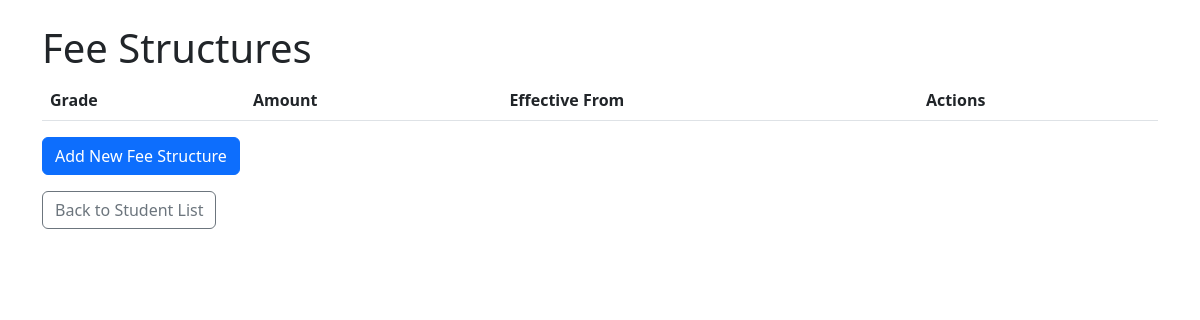
Page /books/fee-structures/ (signed in) on the earlier database version.
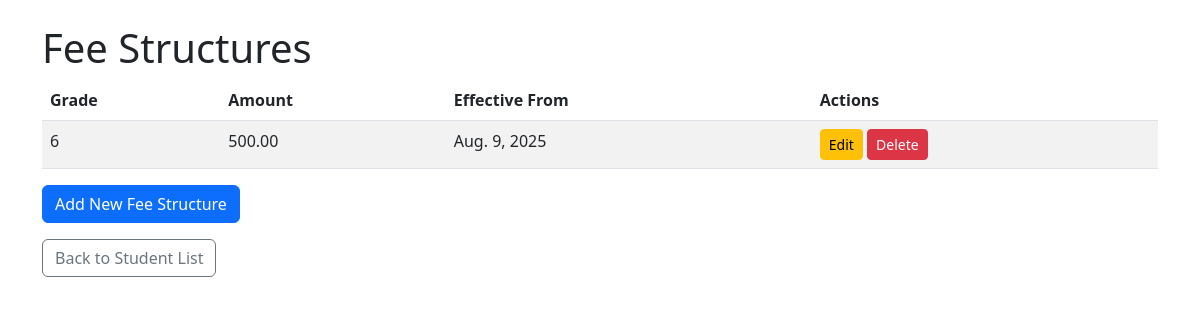
Same page on the later database version.
### book_store/models.py (models this page shows, shortened)
class FeeStructure(models.Model):
    grade = models.IntegerField(unique=True)
    amount = models.DecimalField(max_digits=10, decimal_places=2)
    description = models.CharField(max_length=200, blank=True)
    effective_from = models.DateField()
    active = models.BooleanField(default=True)

### book_store/views.py (the view)
# urls.py: path('fee-structures/', FeeStructureListView.as_view(), name='fee_structure_list'),
class FeeStructureListView(LoginRequiredMixin, ListView):
    model = FeeStructure
    template_name = 'students/fee_structure_list.html'
    context_object_name = 'fee_structures'

### book_store/templates/students/fee_structure_list.html (shortened to what this page needs)
<!DOCTYPE html>
<html lang="en">
<head>
 <link href="https://cdn.jsdelivr.net/npm/bootstrap@5.3.0/dist/css/bootstrap.min.css" rel="stylesheet">
</head>
<body>
 <div class="container mt-4">
  <h1>Fee Structures</h1>
  <table class="table table-striped">
   <thead>
    <tr>
     <th>Grade</th>
     <th>Amount</th>
     <th>Effective From</th>
     <th>Actions</th>
    </tr>
   </thead>
   <tbody>
    {% for fee in fee_structures %}
    <tr>
     <td>{{ fee.grade }}</td>
     <td>{{ fee.amount }}</td>
     <td>{{ fee.effective_from }}</td>
     <td>
      <a href="{% url 'fee_structure_update' fee.pk %}" class="btn btn-warning btn-sm">Edit</a>
      <a href="{% url 'fee_structure_delete' fee.pk %}" class="btn btn-danger btn-sm">Delete</a>
     </td>
    </tr>
    {% endfor %}
   </tbody>
  </table>
  <a href="{% url 'fee_structure_create' %}" class="btn btn-primary mb-2">Add New Fee Structure</a>
  <br>
  <a href="{% url 'student_list' %}" class="btn btn-outline-secondary mb-3 mt-2">Back to Student List</a>
 </div>
</body>
</html>

Differences in the rows shown:
added FeeStructure: grade "6", amount "500.00", effective_from "Aug. 9, 2025"
